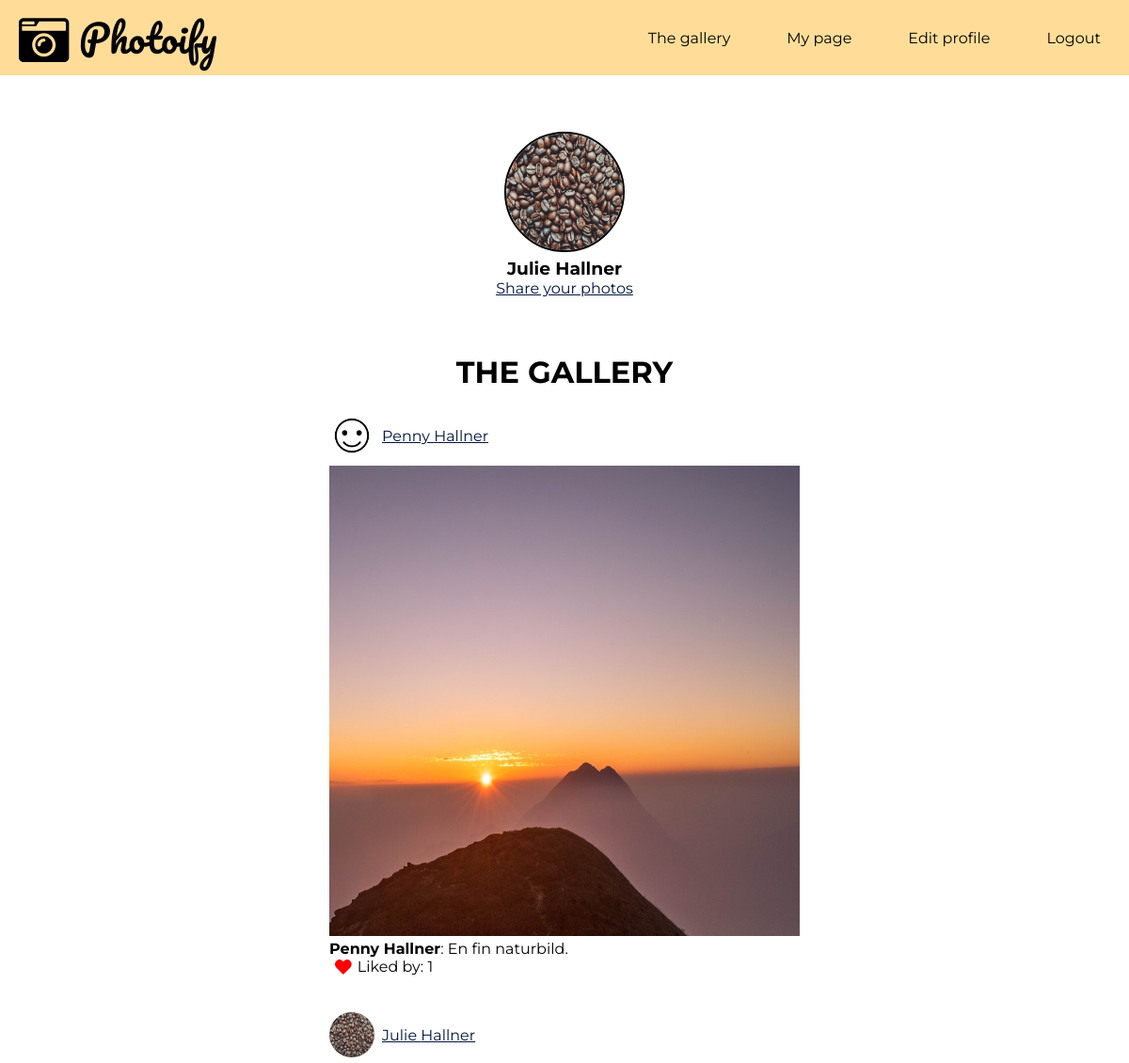
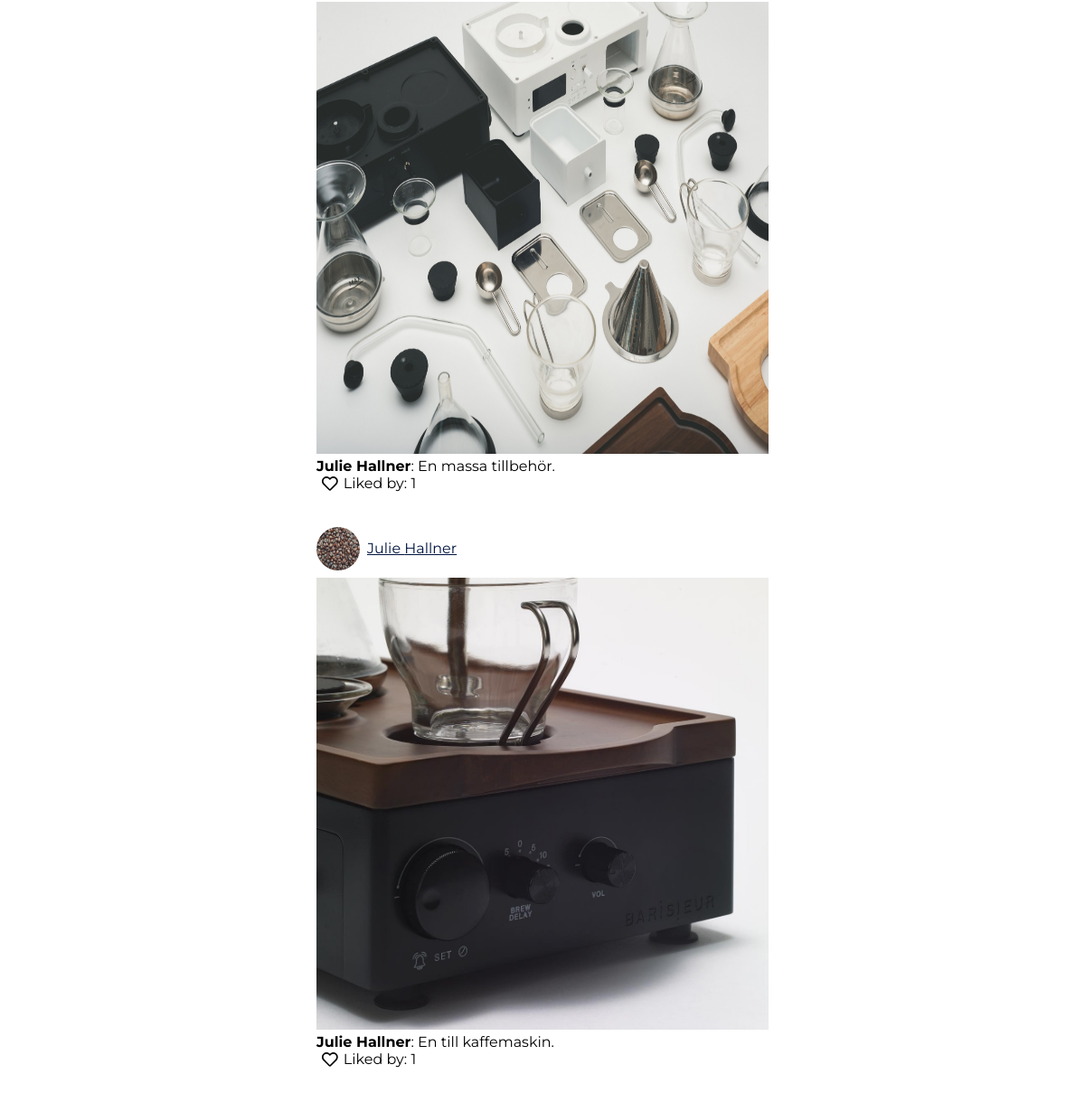
Screenshot of / (signed in) with the database file from the repository (2 pictures, top to bottom).
### tables this page shows
CREATE TABLE "posts" (
	`post_id`	INTEGER NOT NULL PRIMARY KEY AUTOINCREMENT,
	`post`	TEXT NOT NULL,
	`date`	TEXT,
	`user_id`	INTEGER,
	`content`	TEXT
);

CREATE TABLE "users" (
	`user_id`	INTEGER NOT NULL PRIMARY KEY AUTOINCREMENT,
	`first_name`	TEXT NOT NULL,
	`last_name`	TEXT NOT NULL,
	`profile_pic`	TEXT DEFAULT 'default_profile.jpg',
	`email`	TEXT NOT NULL UNIQUE,
	`password`	TEXT NOT NULL,
	`bio`	TEXT
);

### app/functions.php (called while the page is built, shortened)
<?php
function postFeed() {
    $config = require __DIR__.'/config.php';
    $pdo = new PDO($config['database_path']);
    $statement = $pdo->prepare(
        'SELECT a.post, a.content, a.post_id, c.first_name, c.last_name, c.profile_pic, c.user_id, count(l.post_like)
        AS "like"
        FROM posts a
        LEFT JOIN users c ON a.user_id=c.user_id
		LEFT JOIN likes l ON a.post_id=l.post_id
		GROUP BY a.post_id
		ORDER BY a.date DESC;');
        $statement->execute();
        $postsFeed = $statement->fetchAll(PDO::FETCH_ASSOC);
        return $postsFeed;
}

### home.php (the view, shortened to what this page needs)
<article class="homepage">
    <div class="top-gallery-page">
        <?php require __DIR__.'/views/intro.php'; ?>
        <a href="upload_photo.php">Share your photos</a>
    </div>
<?php
$posts = postFeed();
?>
    <div class="gallery-page">
        <h1>The gallery</h1>
        <?php foreach ($posts as $post): ?>
            <div class="post">
                <div class="image-names">
                    <img class="profile-pic-small" src="image/profile/<?php echo $post['profile_pic'];?>" alt="avatar">
                    <a href="visit_user.php?user_id=<?php echo $post['user_id'];?>">
                        <p><?php echo $post['first_name'].' '. $post['last_name'];?></p>
                    </a>
            </div>
            <img class="gallery-pics" src="image/post/<?php echo $post['post'];?>" alt="photoify">
            <p><b><?php echo $post['first_name'].' '. $post['last_name']?></b><?php echo ': '. $post['content'];?></p>
    <?php
        $statement = $pdo->prepare(
            'SELECT * FROM likes
            WHERE post_id = :post_id
            AND user_id = :user_id');
            $statement->bindParam(':post_id', $post['post_id'], PDO::PARAM_INT);
            $statement->bindParam(':user_id', $_SESSION['user']['user_id'], PDO::PARAM_INT);
            $statement->execute();
            $alreadyLiked = $statement->fetch(PDO::FETCH_ASSOC);
    ?>
        <?php if($alreadyLiked):?>
            <form class="like-post" action="app/likes/delete.php" method="post">
                <button type="submit" name="like" class="like">
                    <span style="color:red;">
                        <i class="fas fa-heart fa-lg"></i>
                    </span>
                </button>
                    <p>Liked by: <?php echo $post['like']; ?></p>
            </form>
    <?php else: ?>
            <form class="like-post" action="app/likes/like.php" method="post">
                <button type="submit" name="like" class="like">
                    <i class="far fa-heart fa-lg"></i>
                </button>
                    <p>Liked by: <?php echo $post['like']; ?></p>
            </form>
    <?php endif; ?>
            <br><br>
        </div>
    <?php endforeach; ?>
    </div>
</article>

### views/header.php (shortened to what this page needs)
<!DOCTYPE html>
<html lang="en">
<head>
    <link rel="stylesheet" href="https://use.fontawesome.com/releases/v5.6.3/css/all.css">
    <link rel="stylesheet" href="assets/styles/main.css">
    <link rel="stylesheet" href="assets/styles/start.css">
    <link rel="stylesheet" href="assets/styles/signup.css">
    <link rel="stylesheet" href="assets/styles/home.css">
    <link rel="stylesheet" href="assets/styles/upload_photo.css">
    <link rel="stylesheet" href="assets/styles/intro.css">
    <link rel="stylesheet" href="assets/styles/mypage.css">
    <link rel="stylesheet" href="assets/styles/visit_user.css">
    <link rel="stylesheet" href="assets/styles/settings.css">
</head>
<body>
    <div class="container">
    <?php require __DIR__.'/navigation.php'; ?>

### views/navigation.php (shortened to what this page needs)
<nav class="navbar">
        <a href="/" class="logo"><i class="fas fa-camera-retro fa-lg"></i> Photoify</a>
        <ul class="main-nav" id="js-menu">
            <li>
                <?php if (isset($_SESSION['user'])): ?>
                    <a class="nav-link" href="/">The gallery</a>
                <?php else: ?>
                    <a class="nav-link" href="/index.php">Home</a>
                <?php endif; ?>
            </li>
            <li>
                <?php if (isset($_SESSION['user'])): ?>
                    <a class="nav-link" href="/mypage.php">My page</a>
                <?php else: ?>
                    <a class="nav-link" href="/about.php">About</a>
                <?php endif; ?>
            </li>
            <li>
                <?php if (isset($_SESSION['user'])): ?>
                    <a class="nav-link" href="/myaccount.php">Edit profile</a>
                <?php endif; ?>
            </li>
            <li>
                <?php if (isset($_SESSION['user'])): ?>
                    <a class="nav-link" href="app/users/logout.php">Logout</a>
                <?php else: ?>
                    <a class="nav-link" href="/">Login</a>
                <?php endif; ?>
            </li>
        </ul>
</nav>

### index.php
<?php require __DIR__.'/views/header.php'; ?>
<article>
    <?php
        if(isset($_SESSION['user'])):  ?>
    <?php require __DIR__.'/home.php'; ?>
    <?php else: ?>
        <?php require __DIR__.'/start.php'; ?>
    <?php endif; ?>
</article>
<?php require __DIR__.'/views/footer.php'; ?>

### views/intro.php
<div class="intro-page">
        <?php if (isset($_SESSION['user'])): ?>
            <img class="profile-pic-intro" src="image/profile/<?php echo $_SESSION['user']['profile_pic'];?>" alt="avatar">
            <h3><?php   echo $_SESSION['user']['first_name']. ' '. $_SESSION['user']['last_name'];?></h3>
        <?php endif; ?>
</div>

### views/footer.php (shortened to what this page needs)
</div>
</body>
</html>

### assets/styles/main.css (style rules this page uses)
* { box-sizing: border-box; margin: 0px; }
body { width: 100%; height: 100vh; background-color: #ffff; display:flex; flex-direction: column; font-family: 'Montserrat', sans-serif; }
body a { color: #001440; }
.container { margin: 0px; padding-bottom: 60%; width: 100%; }
.navbar { font-size: 1em; position: relative; width: inherit; background-color: #ffdd99; padding-bottom: 10px; }
.main-nav { list-style-type: none; display: none; }
.nav-link, .logo { text-decoration: none; color: #000000; }
.main-nav li { text-align: center; margin: 15px auto; }
.logo { display: inline-block; font-size: 2em; margin-left: 20px; font-family: 'Pacifico', serif; }
@media screen and (min-width: 600px) { * { box-sizing: border-box; margin: 0px; } }
@media screen and (min-width: 800px) { * { box-sizing: border-box; margin: 0px; } }
@media screen and (min-width: 800px) { .container { margin: 0px; width: 100%; padding-bottom: 5%; } }
@media screen and (min-width: 800px) { .navbar { display: flex; justify-content: space-between; padding-bottom: 0; height: 80px; align-items: center; } }
@media screen and (min-width: 800px) { .main-nav { display: flex; width: 70%; margin-right: 30px; flex-direction: row; justify-content: flex-end; } }
@media screen and (min-width: 800px) { .main-nav li { margin: 0; } }
@media screen and (min-width: 800px) { .nav-link { margin-left: 60px; } }
@media screen and (min-width: 800px) { .logo { margin-top: 0; font-size: 2.5em; } }

### assets/styles/home.css (style rules this page uses)
.homepage { height: 100vh; }
.gallery-page h1 { font-size: 2em; text-transform: uppercase; padding-bottom: 2%; }
.top-gallery-page { display: flex; flex-direction: column; align-items: center; margin-bottom: 5%; }
.image-names a { display: flex; }
.gallery-page { display: flex; flex-direction: column; align-items: center; padding-bottom: 20%; }
.gallery-pics { width: 350px; height: 350px; }
.profile-pic-small { height: 3em; width: 3em; border-radius: 50%; margin-top: 0px; }
.image-names { display: flex; flex-direction: row; margin-bottom: 0.5em; }
.image-names p { align-self: center; margin-left: 0.5em; }
.like-post { display: flex; flex-direction: row; }
.like { background-color: white; border: none; }
@media screen and (min-width: 600px) { .gallery-pics { width: 400px; height: 400px; } }
@media screen and (min-width: 800px) { .gallery-pics { width: 500px; height: 500px; } }
@media screen and (min-width: 800px) { .gallery-page { padding-bottom: 10%; } }

### assets/styles/intro.css (style rules this page uses)
.intro-page { display: flex; flex-direction: column; height: 30%; margin-top: 5%; background-color: #ffff; align-items: center; justify-content: center; }
.profile-pic-intro { height: 8em; width: 8em; border-radius: 50%; margin-right: 2%; margin-left: 2%; border: 2.5px #000000 solid; }
.intro-page h3 { margin-top: 5%; }
@media screen and (min-width: 600px) { .intro-page { display: flex; flex-direction: column; height: 30%; background-color: #ffff; align-items: center; justify-content: center; } }

### assets/styles/visit_user.css (style rules this page uses)
.intro-page { display: flex; flex-direction: column; height: 30%; margin-top: 5%; }

### rows the page displays
posts: user.profile_pic (placeholder picture), user.first_name "Penny", user.last_name "Hallner", post (picture), content "En fin naturbild.", like "1"
posts: user.profile_pic (picture), user.first_name "Julie", user.last_name "Hallner", post (picture), content "En massa tillbehör.", like "1"
posts: user.profile_pic (picture), user.first_name "Julie", user.last_name "Hallner", post (picture), content "En till kaffemaskin.", like "1"

### other values shown
$_SESSION['user']['first_name'] "Julie"
$_SESSION['user']['last_name'] "Hallner"
